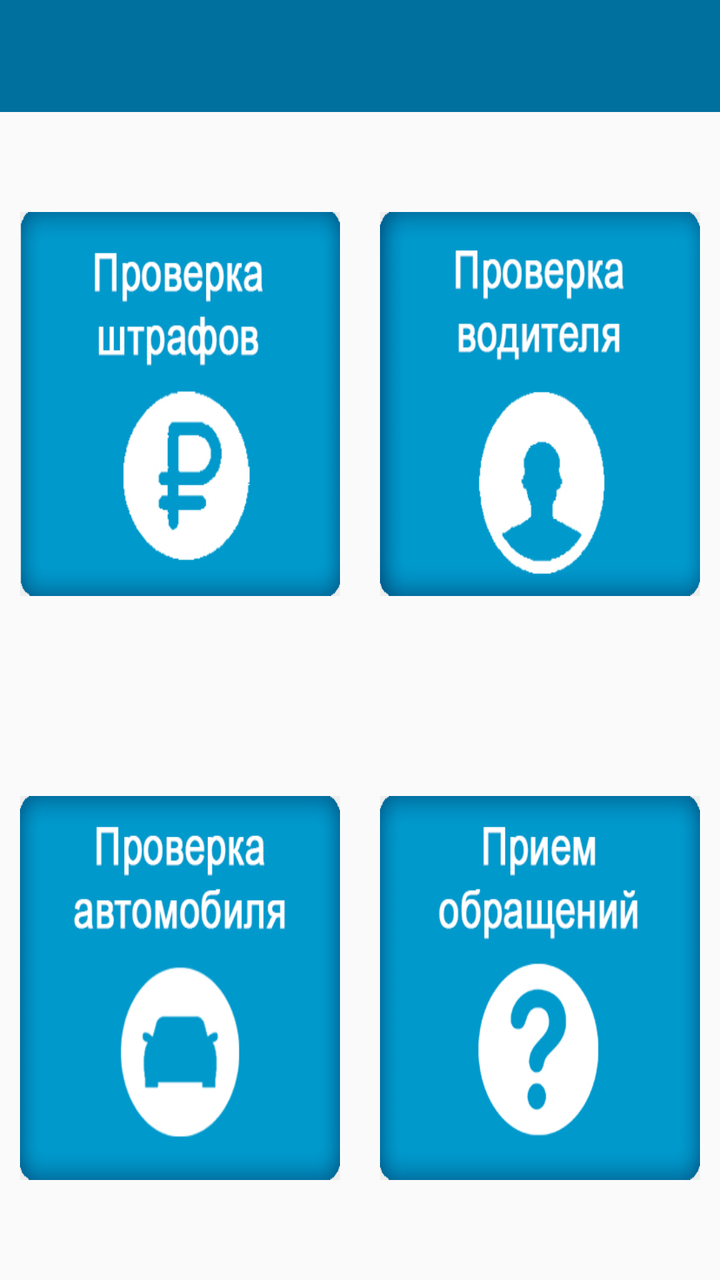
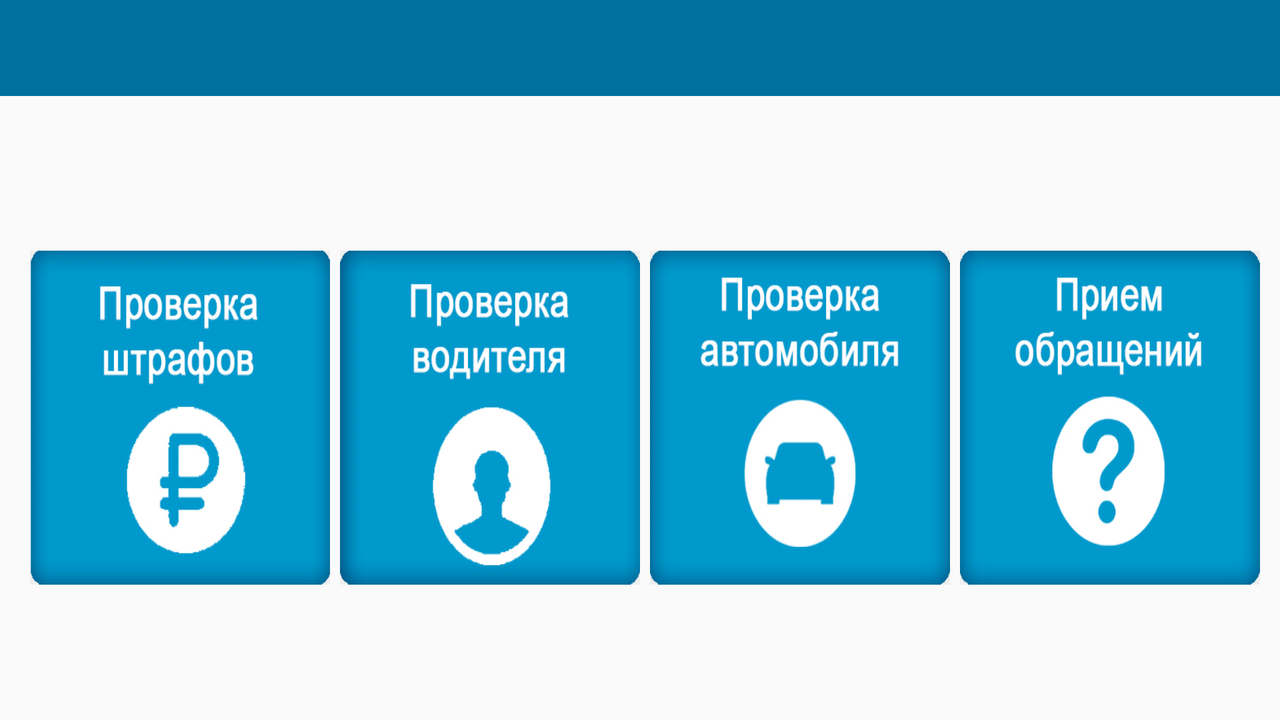

An Android layout and its configuration variant, each rendered on a device that would load it. The default file and the variant file are quoted in full after the pictures.
<!-- AndroidManifest.xml: application theme AppTheme -->
<!-- res/layout/activity_main.xml -->
<?xml version="1.0" encoding="utf-8"?>
<LinearLayout xmlns:android="http://schemas.android.com/apk/res/android"
    xmlns:tools="http://schemas.android.com/tools"
    android:id="@+id/menu_activity"
    android:orientation="vertical"
    android:layout_width="match_parent"
    android:layout_height="match_parent"
    tools:context="ru.android_studio.gibdd_servis.MainActivity">

    <include layout="@layout/toolbar"/>

    <LinearLayout
        android:id="@+id/menuLinearLayout"
        android:layout_width="match_parent"
        android:layout_height="match_parent"
        android:orientation="vertical"
        android:gravity="center"
        android:layout_gravity="center">

        <LinearLayout
            android:id="@+id/firstLineLinearLayout"
            android:layout_width="match_parent"
            android:layout_height="match_parent"
            android:orientation="horizontal"
            android:layout_weight="1"
            android:layout_gravity="center">

            <Button
                android:id="@+id/menu_fine_btn"
                android:layout_width="wrap_content"
                android:layout_height="wrap_content"
                android:textSize="13sp"
                android:background="@drawable/fine"
                android:layout_weight="1"
                android:layout_marginTop="50dp"
                android:layout_marginBottom="50dp"
                android:layout_marginLeft="10dp"
                android:layout_marginRight="10dp"
                android:layout_gravity="center" />

            <Button
                android:id="@+id/menu_driver_btn"
                android:layout_width="wrap_content"
                android:layout_height="wrap_content"
                android:textSize="13sp"
                android:background="@drawable/driver"
                android:layout_weight="1"
                android:layout_marginTop="50dp"
                android:layout_marginBottom="50dp"
                android:layout_marginLeft="10dp"
                android:layout_marginRight="10dp"
                android:layout_gravity="center" />
        </LinearLayout>

        <LinearLayout
            android:id="@+id/secondLineLinearLayout"
            android:layout_width="match_parent"
            android:layout_height="match_parent"
            android:orientation="horizontal"
            android:layout_weight="1"
            android:layout_gravity="center"
            android:gravity="center">

            <Button
                android:id="@+id/menu_car_btn"
                android:layout_width="wrap_content"
                android:layout_height="wrap_content"
                android:textSize="13sp"
                android:background="@drawable/car"
                android:layout_weight="1"
                android:layout_marginTop="50dp"
                android:layout_marginBottom="50dp"
                android:layout_marginLeft="10dp"
                android:layout_marginRight="10dp"
                android:layout_gravity="center" />

            <Button
                android:id="@+id/menu_question_btn"
                android:layout_width="wrap_content"
                android:layout_height="wrap_content"
                android:textSize="13sp"
                android:background="@drawable/message"
                android:longClickable="false"
                android:layout_weight="1"
                android:layout_marginBottom="50dp"
                android:layout_marginTop="50dp"
                android:layout_marginLeft="10dp"
                android:layout_marginRight="10dp"
                android:layout_gravity="center" />
        </LinearLayout>
    </LinearLayout>
</LinearLayout>
<!-- res/layout/toolbar.xml (included above) -->
<?xml version="1.0" encoding="utf-8"?>
<android.support.v7.widget.Toolbar xmlns:android="http://schemas.android.com/apk/res/android"
    xmlns:app="http://schemas.android.com/apk/res-auto"
    android:id="@+id/toolbar"
    android:layout_width="match_parent"
    android:layout_height="?android:actionBarSize"
    android:background="@color/toolbarBackground"
    app:popupTheme="@style/ThemeOverlay.AppCompat.Light"
    app:theme="@style/ThemeOverlay.AppCompat.Dark.ActionBar"
    app:titleTextColor="@color/toolbarText" />
<!-- resources referenced by this layout -->
<resources>
  <color name="toolbarBackground">#00709e</color>
  <color name="toolbarText">#ffffff</color>
  <!-- drawable car: png bitmap (drawable, 50034 bytes) -->
  <!-- drawable driver: png bitmap (drawable, 48392 bytes) -->
  <!-- drawable fine: png bitmap (drawable, 48877 bytes) -->
  <!-- drawable message: png bitmap (drawable, 50962 bytes) -->
  <style name="AppTheme" parent="Theme.AppCompat.Light.NoActionBar">
          
          <item name="colorPrimary">@color/colorPrimary</item>
          <item name="colorPrimaryDark">@color/colorPrimaryDark</item>
          <item name="colorAccent">@color/colorAccent</item>
      </style>
  <color name="colorPrimary">#3F51B5</color>
  <color name="colorPrimaryDark">#303F9F</color>
  <color name="colorAccent">#00709e</color>
</resources>
<!-- res/layout-land/activity_main.xml (the author's variant of the layout above) -->
<!-- drawn on the phone turned sideways -->
<?xml version="1.0" encoding="utf-8"?>
<LinearLayout xmlns:android="http://schemas.android.com/apk/res/android"
    xmlns:tools="http://schemas.android.com/tools"
    android:id="@+id/menu_activity"
    android:orientation="vertical"
    android:layout_width="match_parent"
    android:layout_height="match_parent"
    tools:context="ru.android_studio.gibdd_servis.MainActivity">

    <include layout="@layout/toolbar"/>

    <LinearLayout
        android:id="@+id/menuLinearLayout"
        android:layout_width="match_parent"
        android:layout_height="match_parent"
        android:orientation="horizontal"
        android:layout_gravity="center"
        android:gravity="center"
        android:paddingTop="50dp"
        android:paddingBottom="50dp"
        android:paddingLeft="10dp"
        android:paddingRight="10dp">

        <Button
            android:id="@+id/menu_fine_btn"
            android:layout_width="wrap_content"
            android:layout_height="wrap_content"
            android:textSize="13sp"
            android:background="@drawable/fine"
            android:layout_weight="1"
            android:layout_marginTop="25dp"
            android:layout_marginBottom="20dp"
            android:layout_marginLeft="5dp" />

        <Button
            android:id="@+id/menu_driver_btn"
            android:layout_width="wrap_content"
            android:layout_height="wrap_content"
            android:textSize="13sp"
            android:background="@drawable/driver"
            android:layout_weight="1"
            android:layout_marginTop="25dp"
            android:layout_marginBottom="20dp"
            android:layout_marginLeft="5dp" />

        <Button
            android:id="@+id/menu_car_btn"
            android:layout_width="wrap_content"
            android:layout_height="wrap_content"
            android:textSize="13sp"
            android:background="@drawable/car"
            android:layout_weight="1"
            android:layout_gravity="center"
            android:padding="30dp"
            android:layout_marginTop="25dp"
            android:layout_marginBottom="20dp"
            android:layout_marginLeft="5dp" />

        <Button
            android:id="@+id/menu_question_btn"
            android:layout_width="wrap_content"
            android:layout_height="wrap_content"
            android:textSize="13sp"
            android:background="@drawable/message"
            android:longClickable="false"
            android:layout_weight="1"
            android:layout_gravity="center"
            android:layout_marginTop="25dp"
            android:layout_marginBottom="20dp"
            android:layout_marginLeft="5dp" />
    </LinearLayout>
</LinearLayout>
